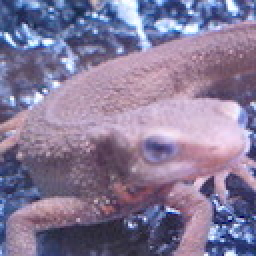
#> input picture Question_71_80/imori.jpg, 128 x 128 px, found by its file name (shown 2 times larger)
$ python '31_Affine_Transformation(Skew).py'   (older library calls are emulated)
#> lines starting #> are read from the running program, lines starting #| are printed output that depends on the picture
import cv2
import numpy as np
import matplotlib.pyplot as plt

# Read image
_img = cv2.imread("./imori.jpg").astype(np.float32)
H, W, C = _img.shape
#> H = 128; W = 128; C = 3


# Affine
dx = 30.
dy = 30.
a = 1.
b = dx / H
#> b = 0.234
c = dy / W
#> c = 0.234
d = 1.
tx = 0.
ty = 0.

img = np.zeros((H+2, W+2, C), dtype=np.float32)
img[1:H+1, 1:W+1] = _img
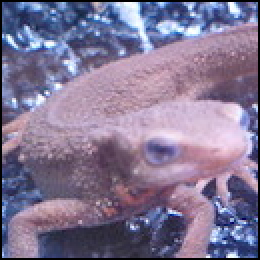
#> img: shape (130, 130, 3) float32 (shown 2 times larger); mean of channels 0, 1, 2 148.1, 118.1, 130; drawn as B, G, R

H_new = np.ceil(dy + H).astype(np.int)
#> H_new = 158
W_new = np.ceil(dx + W).astype(np.int)
#> W_new = 158
out = np.zeros((H_new, W_new, C), dtype=np.float32)

x_new = np.tile(np.arange(W_new), (H_new, 1))
y_new = np.arange(H_new).repeat(W_new).reshape(H_new, -1)

adbc = a * d - b * c
#> adbc = 0.945
x = np.round((d * x_new  - b * y_new) / adbc).astype(np.int) - tx + 1
y = np.round((-c * x_new + a * y_new) / adbc).astype(np.int) - ty + 1

x = np.minimum(np.maximum(x, 0), W+1).astype(np.int)
y = np.minimum(np.maximum(y, 0), H+1).astype(np.int)

out[y_new, x_new] = img[y, x]
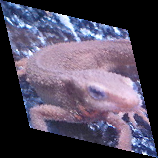
#> out: shape (158, 158, 3) float32; mean of channels 0, 1, 2 94.7, 75.5, 83.2; drawn as B, G, R
out = out.astype(np.uint8)

# Save result
cv2.imshow("result", out)

# Wait until a key pressed
cv2.waitKey(0)
cv2.imwrite("out.jpg", out)

# Destroy all the windows opened before
cv2.destroyAllWindows()

$ run again, with Question_71_80/answer_71.jpg copied over Question_71_80/imori.jpg
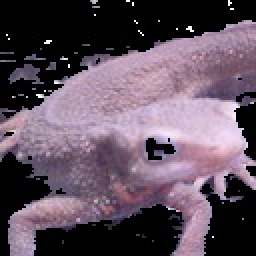
#> input picture Question_71_80/answer_71.jpg, 128 x 128 px, found by its file name (shown 2 times larger)
#> `img[1:H+1, 1:W+1] = _img`:
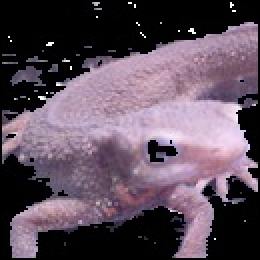
#> img: shape (130, 130, 3) float32 (shown 2 times larger); mean of channels 0, 1, 2 91.5, 77.8, 93.1; drawn as B, G, R
#> `out[y_new, x_new] = img[y, x]`:
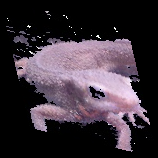
#> out: shape (158, 158, 3) float32; mean of channels 0, 1, 2 58.6, 49.8, 59.6; drawn as B, G, R

$ run again, with Question_71_80/answer_72.jpg copied over Question_71_80/imori.jpg
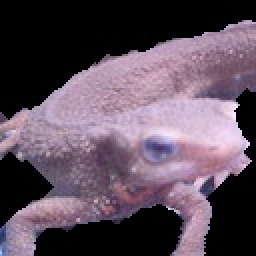
#> input picture Question_71_80/answer_72.jpg, 128 x 128 px, found by its file name (shown 2 times larger)
#> `img[1:H+1, 1:W+1] = _img`:
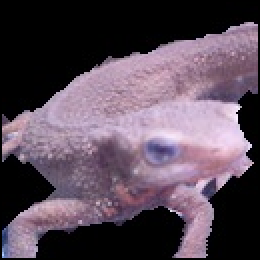
#> img: shape (130, 130, 3) float32 (shown 2 times larger); mean of channels 0, 1, 2 88.7, 75.1, 90.1; drawn as B, G, R
#> `out[y_new, x_new] = img[y, x]`:
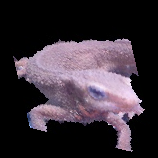
#> out: shape (158, 158, 3) float32; mean of channels 0, 1, 2 56.7, 48.1, 57.6; drawn as B, G, R
